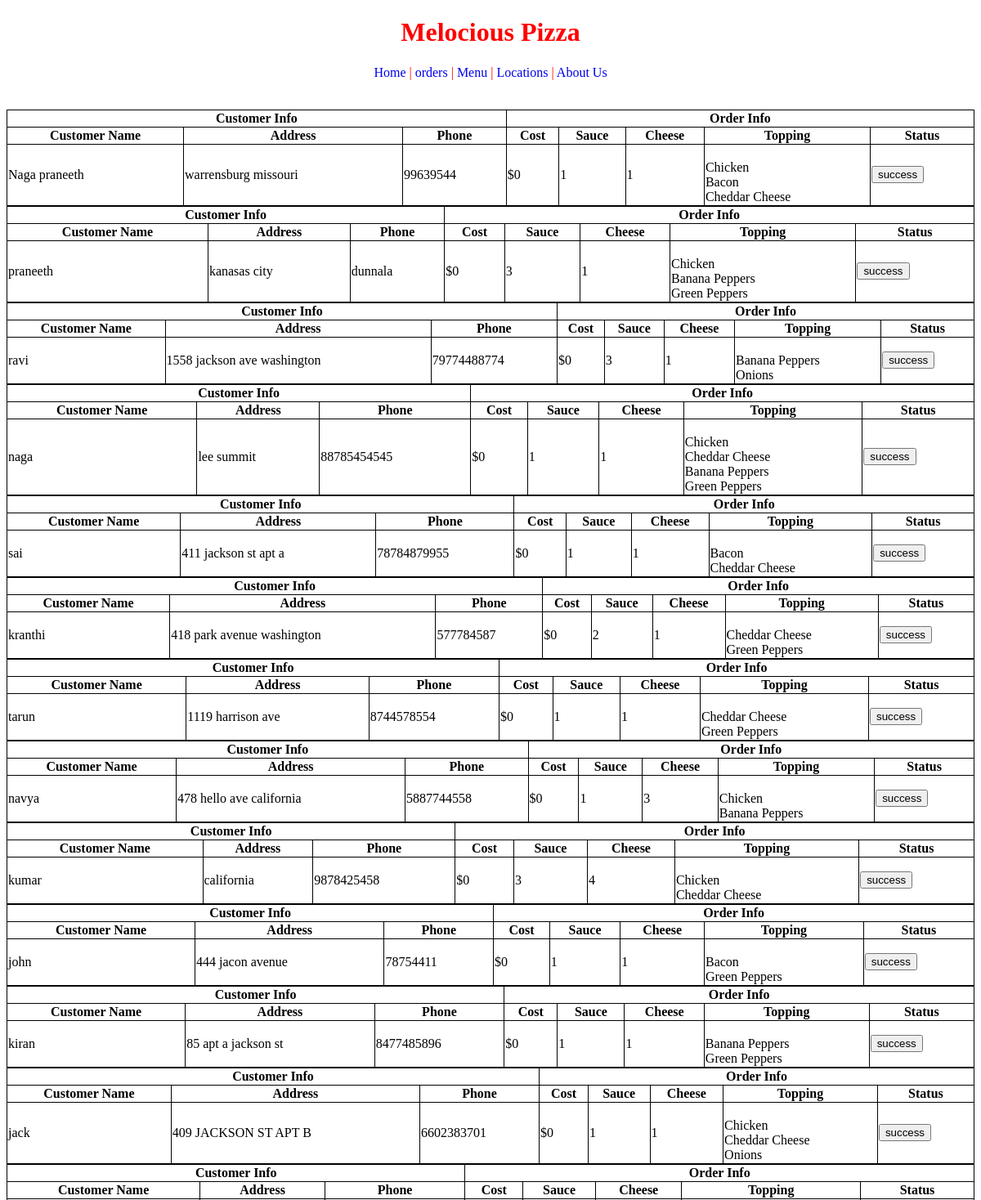
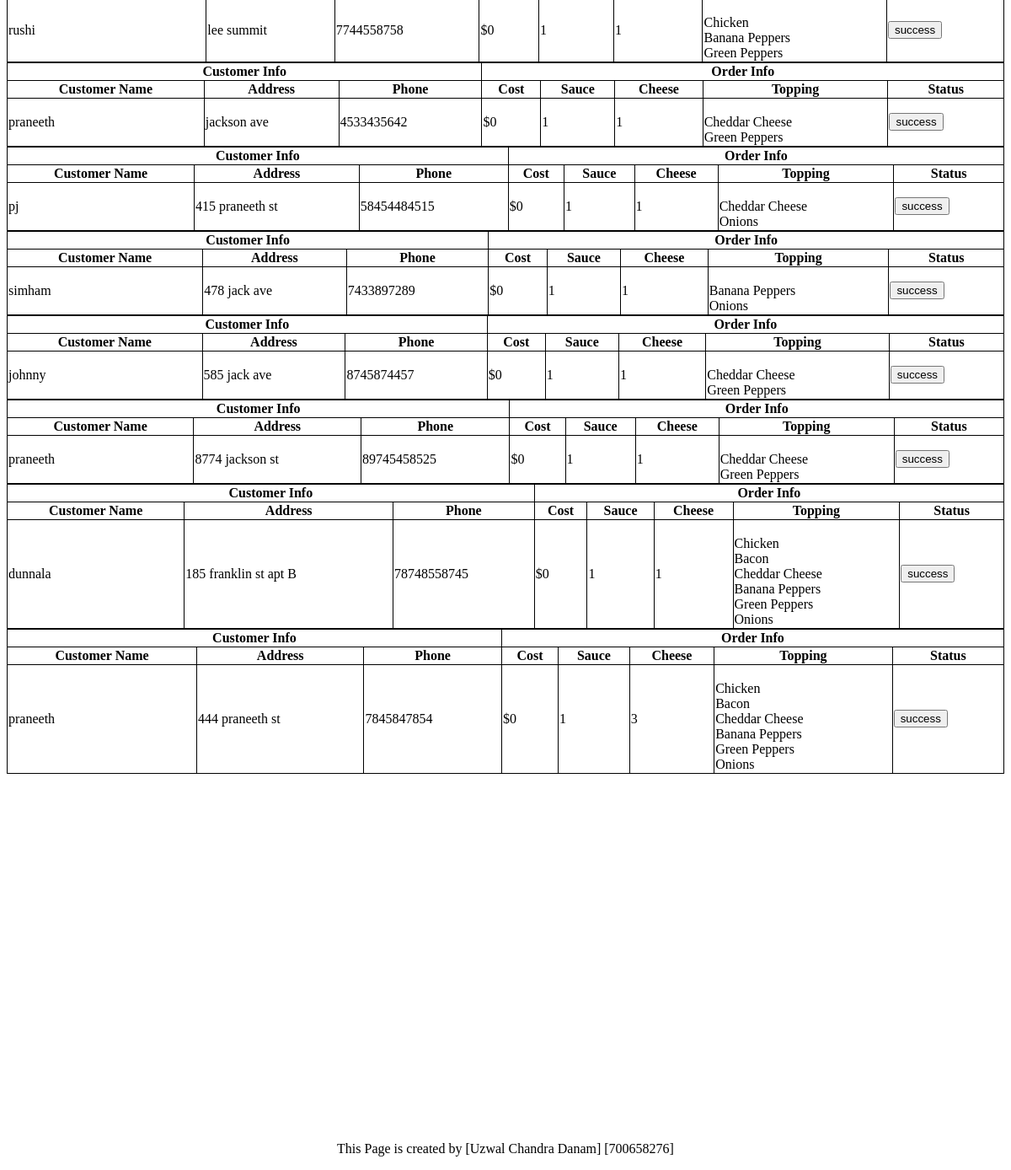
/orders_1.php, run on the app's committed database (2 pictures, top to bottom).
### tables this page shows
CREATE TABLE `pizzaorder` (
  `orderId` varchar(255) NOT NULL,
  `userId` varchar(255) NOT NULL,
  `cost` int(10) NOT NULL,
  `state` varchar(255) NOT NULL,
  `created` varchar(255) NOT NULL,
  `cooked` varchar(255) NOT NULL,
  `delivered` varchar(255) NOT NULL
);

CREATE TABLE `customerinfo` (
  `userid` varchar(255) NOT NULL,
  `name` varchar(255) NOT NULL,
  `address` varchar(255) NOT NULL,
  `phone` varchar(255) NOT NULL
);

CREATE TABLE `pizzaorderinfo` (
  `id` varchar(255) NOT NULL,
  `orderId` varchar(255) NOT NULL,
  `sauce` varchar(255) NOT NULL,
  `cheese` varchar(255) NOT NULL,
  `toppings` varchar(255) NOT NULL,
  `countOfToppings` int(11) NOT NULL
);

### orders_1.php (the view, shortened to what this page needs)
<!DOCTYPE html>
<html>
<head>
  <link rel="stylesheet" href="https://cdnjs.cloudflare.com/ajax/libs/font-awesome/4.7.0/css/font-awesome.min.css">
</head>
<body class="body1">
  <div class="header">
    <div class="id1">
      <center>
        <h1>Melocious Pizza</h1>
        <div class="s">
          <a class="id4" href="index.php">Home</a> | <a class="id4" href="orders.php">orders</a> | <a class="id4" href="menu.php">Menu</a> | <a class="id4"href="loc.php">Locations</a> | <a class="id4" href="about.php">About Us</a>
        </div>
      </center>
    </div>
    <div> <br></br></div>
    <?php
    $con=mysqli_connect("localhost","root","","ujwalpizza");
    if (mysqli_connect_errno())
    {
      echo "Failed to connect to MySQL: " . mysqli_connect_error();
    }
    else {
      $sql = "SELECT * FROM `pizzaorder` inner join customerinfo on customerinfo.userid=pizzaorder.userId inner join pizzaorderinfo on pizzaorderinfo.orderId=pizzaorder.orderId WHERE 1";
      $result = mysqli_query($con, $sql);
      if (mysqli_num_rows($result) > 0) {
        $state='';
        while($row = mysqli_fetch_assoc($result)) {
          switch ($row['state']) {
            case '3':
            $state='success';
            break;
          }
          echo '
          <table style="width:100%">
          <tr>
          <th colspan="3">Customer Info</th>
          <th colspan="5">Order Info</th>
          </tr>
          <tr>
          <th>Customer Name</th>
          <th>Address</th>
          <th>Phone</th>
          <th>Cost</th>
          <th>Sauce</th>
          <th>Cheese</th>
          <th>Topping</th>
          <th>Status</th>
          </tr>';
          echo " <tr><td>".$row['name']."</td><td>".$row['address']."</td><td>".$row['phone']."</td><td> $".$row['cost']."</td><td>".$row['sauce']."</td><td>".$row['cheese']."</td><td>".$row['toppings']."</td>
          <td><button onClick='changeToNextState(".'"'.$row['state'].'"'.",".'"'.$row['orderId'].'"'.")'>".$state."</button></td>
          </tr>";
          echo '</table>';
        }
      } else {
        echo "0 results";
      }
    }
    ?>
    <div><br><br></div>
    <footer class="footer1">
      <p>This Page is created by [Uzwal Chandra Danam] [700658276]</p>
    </footer>
  </body>
  </html>

### orders_1.php (style rules this page uses)
table, th, td { border: 1px solid black; border-collapse: collapse; }
div.id1 { text-align:center; font-family:"Times New Roman", Times, sans-serif; color: red; }
body.body1 { background-color:white; }
a.id4 { text-decoration:none; }
footer.footer1 { margin-top: 50vh; text-align:center; }

### data on the page
pizzaorder: userId.name "Naga praneeth", userId.address "warrensburg missouri", userId.phone "99639544", cost "0", pizzaorderinfo.sauce "1", pizzaorderinfo.cheese "1", pizzaorderinfo.toppings "Chicken Bacon Cheddar Cheese", state "success"
pizzaorder: userId.name "praneeth", userId.address "kanasas city", userId.phone "dunnala", cost "0", pizzaorderinfo.sauce "3", pizzaorderinfo.cheese "1", pizzaorderinfo.toppings "Chicken Banana Peppers Green Peppers", state "success"
pizzaorder: userId.name "ravi", userId.address "1558 jackson ave washington", userId.phone "79774488774", cost "0", pizzaorderinfo.sauce "3", pizzaorderinfo.cheese "1", pizzaorderinfo.toppings "Banana Peppers Onions", state "success"
pizzaorder: userId.name "naga", userId.address "lee summit", userId.phone "88785454545", cost "0", pizzaorderinfo.sauce "1", pizzaorderinfo.cheese "1", pizzaorderinfo.toppings "Chicken Cheddar Cheese Banana Peppers Green Peppers", state "success"
pizzaorder: userId.name "sai", userId.address "411 jackson st apt a", userId.phone "78784879955", cost "0", pizzaorderinfo.sauce "1", pizzaorderinfo.cheese "1", pizzaorderinfo.toppings "Bacon Cheddar Cheese", state "success"
pizzaorder: userId.name "kranthi", userId.address "418 park avenue washington", userId.phone "577784587", cost "0", pizzaorderinfo.sauce "2", pizzaorderinfo.cheese "1", pizzaorderinfo.toppings "Cheddar Cheese Green Peppers", state "success"
pizzaorder: userId.name "tarun", userId.address "1119 harrison ave", userId.phone "8744578554", cost "0", pizzaorderinfo.sauce "1", pizzaorderinfo.cheese "1", pizzaorderinfo.toppings "Cheddar Cheese Green Peppers", state "success"
pizzaorder: userId.name "navya", userId.address "478 hello ave california", userId.phone "5887744558", cost "0", pizzaorderinfo.sauce "1", pizzaorderinfo.cheese "3", pizzaorderinfo.toppings "Chicken Banana Peppers", state "success"
pizzaorder: userId.name "kumar", userId.address "california", userId.phone "9878425458", cost "0", pizzaorderinfo.sauce "3", pizzaorderinfo.cheese "4", pizzaorderinfo.toppings "Chicken Cheddar Cheese", state "success"
pizzaorder: userId.name "john", userId.address "444 jacon avenue", userId.phone "78754411", cost "0", pizzaorderinfo.sauce "1", pizzaorderinfo.cheese "1", pizzaorderinfo.toppings "Bacon Green Peppers", state "success"
pizzaorder: userId.name "kiran", userId.address "85 apt a jackson st", userId.phone "8477485896", cost "0", pizzaorderinfo.sauce "1", pizzaorderinfo.cheese "1", pizzaorderinfo.toppings "Banana Peppers Green Peppers", state "success"
pizzaorder: userId.name "jack", userId.address "409 JACKSON ST APT B", userId.phone "6602383701", cost "0", pizzaorderinfo.sauce "1", pizzaorderinfo.cheese "1", pizzaorderinfo.toppings "Chicken Cheddar Cheese Onions", state "success"
pizzaorder: userId.name "rushi", userId.address "lee summit", userId.phone "7744558758", cost "0", pizzaorderinfo.sauce "1", pizzaorderinfo.cheese "1", pizzaorderinfo.toppings "Chicken Banana Peppers Green Peppers", state "success"
pizzaorder: userId.name "praneeth", userId.address "jackson ave", userId.phone "4533435642", cost "0", pizzaorderinfo.sauce "1", pizzaorderinfo.cheese "1", pizzaorderinfo.toppings "Cheddar Cheese Green Peppers", state "success"
pizzaorder: userId.name "pj", userId.address "415 praneeth st", userId.phone "58454484515", cost "0", pizzaorderinfo.sauce "1", pizzaorderinfo.cheese "1", pizzaorderinfo.toppings "Cheddar Cheese Onions", state "success"
pizzaorder: userId.name "simham", userId.address "478 jack ave", userId.phone "7433897289", cost "0", pizzaorderinfo.sauce "1", pizzaorderinfo.cheese "1", pizzaorderinfo.toppings "Banana Peppers Onions", state "success"
pizzaorder: userId.name "johnny", userId.address "585 jack ave", userId.phone "8745874457", cost "0", pizzaorderinfo.sauce "1", pizzaorderinfo.cheese "1", pizzaorderinfo.toppings "Cheddar Cheese Green Peppers", state "success"
pizzaorder: userId.name "praneeth", userId.address "8774 jackson st", userId.phone "89745458525", cost "0", pizzaorderinfo.sauce "1", pizzaorderinfo.cheese "1", pizzaorderinfo.toppings "Cheddar Cheese Green Peppers", state "success"
pizzaorder: userId.name "dunnala", userId.address "185 franklin st apt B", userId.phone "78748558745", cost "0", pizzaorderinfo.sauce "1", pizzaorderinfo.cheese "1", pizzaorderinfo.toppings "Chicken Bacon Cheddar Cheese Banana Peppers Green Peppers Onions", state "success"
pizzaorder: userId.name "praneeth", userId.address "444 praneeth st", userId.phone "7845847854", cost "0", pizzaorderinfo.sauce "1", pizzaorderinfo.cheese "3", pizzaorderinfo.toppings "Chicken Bacon Cheddar Cheese Banana Peppers Green Peppers Onions", state "success"
